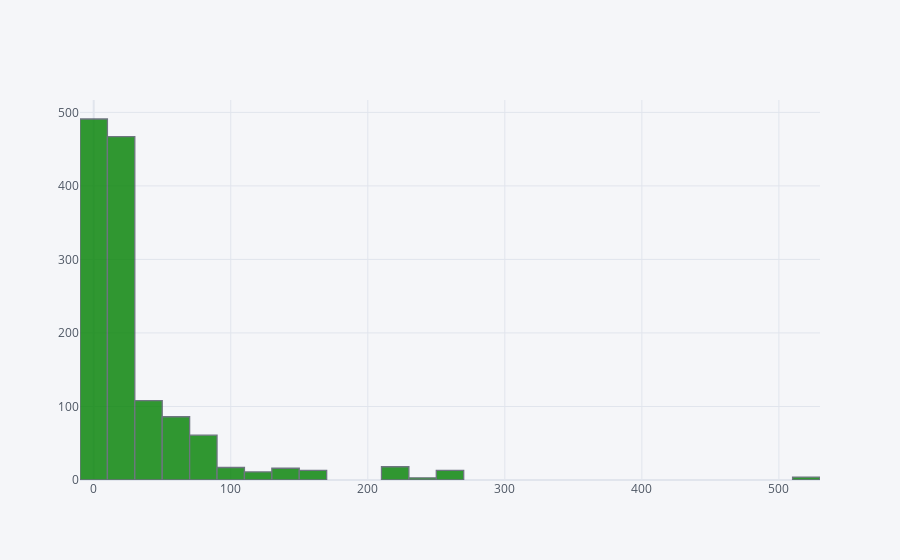

The notebook cell this image was saved under:
### Code cell
df['Fare'].iplot(kind='hist',bins=30,color='green')

### Figure 1 — Plotly figure (JSON) as saved in the notebook; plotly's stock layout.template omitted (floating-point values rounded to 4 significant figures; data arrays with more than 128 entries replaced by an {"elided": "..."} marker saying what was removed)
{"data": [{"histfunc": "count", "histnorm": "", "marker": {"color": "rgba(0, 128, 0, 1.0)", "line": {"color": "#4D5663", "width": 1.3}}, "name": "Fare", "nbinsx": 30, "opacity": 0.8, "orientation": "v", "type": "histogram", "x": {"elided": "1309 float values"}}], "layout": {"barmode": "overlay", "legend": {"bgcolor": "#F5F6F9", "font": {"color": "#4D5663"}}, "paper_bgcolor": "#F5F6F9", "plot_bgcolor": "#F5F6F9", "title": {"font": {"color": "#4D5663"}}, "xaxis": {"gridcolor": "#E1E5ED", "showgrid": true, "tickfont": {"color": "#4D5663"}, "title": {"font": {"color": "#4D5663"}, "text": ""}, "zerolinecolor": "#E1E5ED"}, "yaxis": {"gridcolor": "#E1E5ED", "showgrid": true, "tickfont": {"color": "#4D5663"}, "title": {"font": {"color": "#4D5663"}, "text": ""}, "zerolinecolor": "#E1E5ED"}}}
